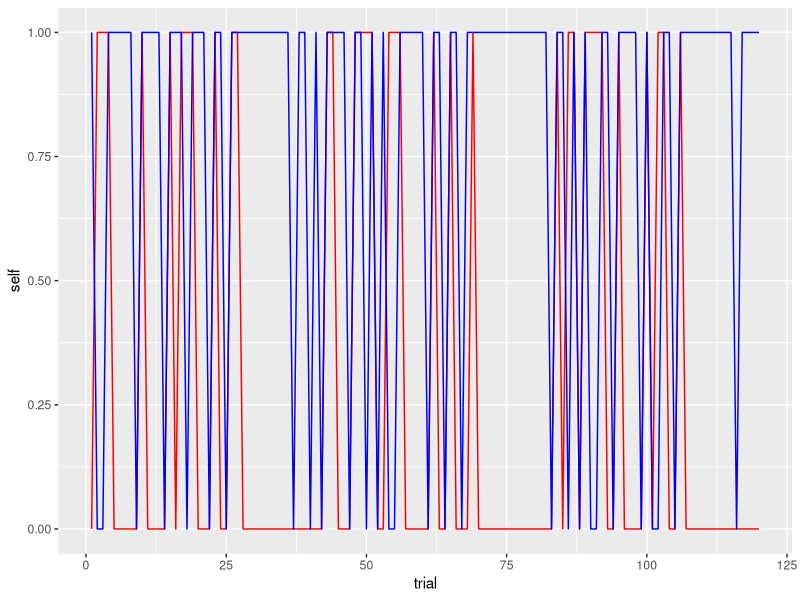

This chart was generated by the following R code:
## ---- chunk 1
knitr::opts_chunk$set(echo = TRUE)
## ---- chunk 2
library(tidyverse)
## ---- chunk 3

random_agent <- function(bias) {
  choice <- rbinom(1,1, bias)
  return(choice)
}

bias <- 0.5

random_choice <- random_agent(bias)
random_choice

## ---- chunk 4
trials <- 120

random_choice <- rep(NA, trials)

for(trial in seq(trials)) {
  random_choice[trial] <- random_agent(bias)
}

df1 <- tibble(trial = seq(trials), choice = random_choice)



## ---- chunk 5
#Agent with a strong reaction to loosing, meaning it sticks more to the strategy of staying when losing. 
wsls_agent_strong <- function(prev_choice, feedback, bias_lose, bias_win) {
  if (feedback == 0) { #lose stay
    if(prev_choice == 0) { 
      choice = rbinom(1, 1, (1-bias_lose))}
    if(prev_choice == 1) { 
      choice = rbinom(1, 1, bias_lose)}
      }
  else if (feedback == 1) { #win shift
    if(prev_choice == 0) { 
      choice = rbinom(1, 1, bias_win)}
    if(prev_choice == 1) { 
      choice = rbinom(1, 1, (1-bias_win))}
  }
  return(choice)  }

## ---- chunk 6
#random agent bias
bot_bias <- 0.7
bias_lose <- 0.9
bias_win <- 0.7



self <- rep(NA, trials)
bot <- rep(NA, trials)

self[1] <- random_agent(0.5)

for(trial in seq(trials)) {
  bot[trial] <- random_agent(bot_bias)
}

for (trial in 2:trials){
  if(self[trial-1] == bot[trial-1]) {
    feedback = 1
  } else {feedback = 0}
  self[trial] <- wsls_agent_strong(prev_choice = self[trial-1], feedback, bias_lose, bias_win)
}


print(self)

## ---- chunk 7
#Sanity check plot
performance_df <- tibble(self, bot, trial = seq(trials), feedback = as.numeric(self==bot))

performance_df %>% ggplot() +
  geom_line(color = "red", aes(trial, self)) +
  geom_line(color = "blue", aes(trial, bot))



## ---- chunk 8
performance_df <- tibble(self, bot, trial = seq(trials), feedback = as.numeric(self==bot))

performance_df <- performance_df %>% 
  mutate(cumulative_self = cumsum(feedback)/seq_along(feedback))



